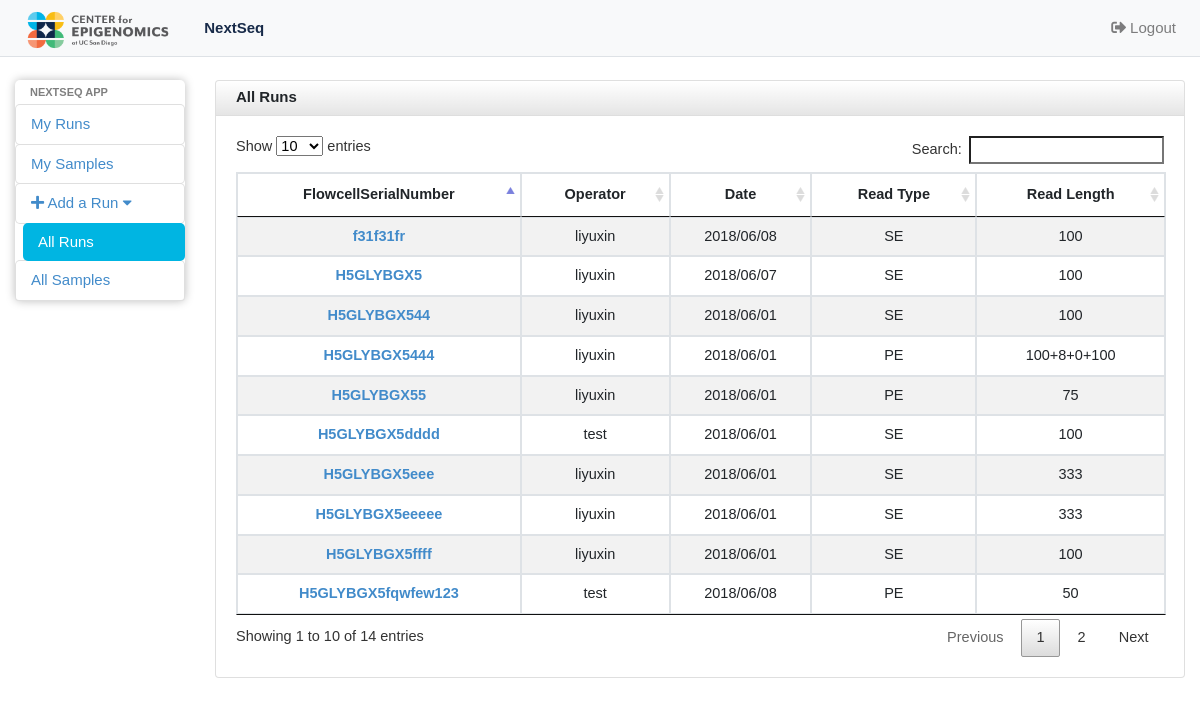
Page /nextseq_app/allruns/ (signed in) on the earlier database version.
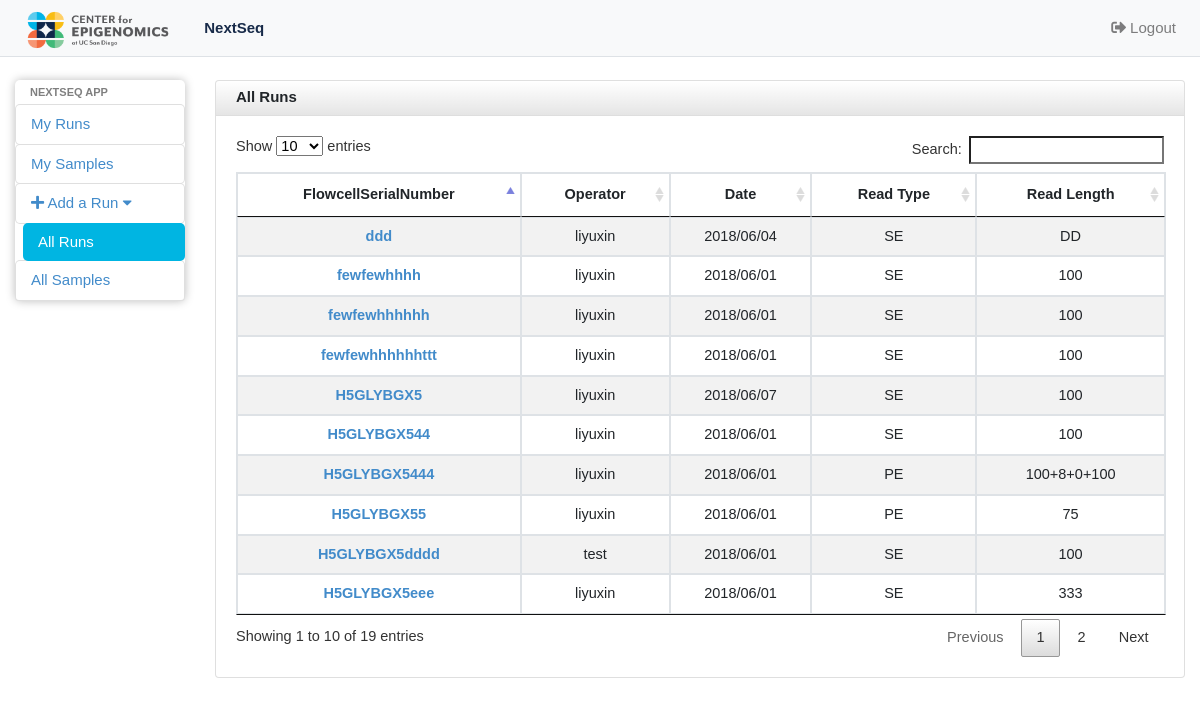
Same page on the later database version.
### nextseq_app/models.py (models this page shows, shortened)
class RunInfo(models.Model):
	Flowcell_ID  = models.CharField(max_length=200,unique=True, help_text='Please enter the FlowcellSerialNumber, like H5GLYBGX5')
	operator = models.ForeignKey(User, on_delete=models.CASCADE)
	date = models.DateField('I did this run on...',help_text='If the datepicker is not working, please enter in this form: yyyy-mm-dd, like 2018-04-03',blank=True,null=True)
	read_type_choice = (('SE','Single-end'),('PE','Paired-end'))
	read_type = models.CharField(max_length=2,choices=read_type_choice)
	read_length = models.CharField(max_length=50)
	class Meta:
		ordering = ['-date']

### nextseq_app/views.py (the view, shortened to what this page needs)
# urls.py: path('allruns/', views.HomeView.as_view(),name='allruns'),
@method_decorator(login_required, name='dispatch')
class HomeView(ListView):
	template_name = "nextseq_app/runsinfo.html"
	context_object_name = 'RunInfo_list'
	def get_queryset(self):
		queryset_list = RunInfo.objects.all()
		return queryset_list
	def get_context_data(self, **kwargs):
		context = super().get_context_data(**kwargs)
		context['number'] = self.get_queryset().count()
		return context

### nextseq_app/templates/nextseq_app/runsinfo.html (shortened to what this page needs)
{% extends 'nextseq_app/base.html' %}
{% block body %}
{% load static %}
<div id="wrapper">
  <nav class="navbar navbar-expand-lg navbar-default navbar-light bg-light fixed-top borderline">
    <a class="navbar-brand" href="#"><img alt="Charisma Logo" src="{% static 'nextseq_app/images/CFE_Brandmark-01.png' %}" class="crop" margin="-200px 0 -200px 0" width=auto height=50 /></a>
    <div class="collapse navbar-collapse" id="navbarNavDropdown">
      <ul class="navbar-nav">
        <li class="nav-item">
          <a class="nav-link active" href="{% url 'nextseq_app:userruns' %}"> NextSeq <span class="sr-only">(current)</span></a>
        </li>
      </ul>
      <ul class="navbar-nav ml-auto">
        <li class="nav-item">
          <a class="nav-link" href="{% url 'nextseq_app:logout' %}"><i class="fas fa-sign-out-alt"></i> Logout</a>
        </li>
      </ul>
    </div>
  </nav>
  <div class="container-fluid">
    <div class="row">
      <div id="sidebar" class="col-sm-2 col-md-2 col-lg-2" role="navigation">
        <div class="list-group">
          <li class="sidebar-header">Nextseq App</li>
          <a href="{% url 'nextseq_app:userruns' %}" class="list-group-item list-group-item-action-custom">My Runs</a>
          <a href="{% url 'nextseq_app:usersamples' %}" class="list-group-item list-group-item-action-custom" >My Samples</a>
          <a href="#addrun" class="list-group-item list-group-item-action-custom" data-toggle="collapse" ><i class="fas fa-plus"></i> Add a Run <i class="fa fa-caret-down"></i></a>
          <a href="{% url 'nextseq_app:allruns' %}" class="list-group-item list-group-item-action-custom active">All Runs</a>
          <a href="{% url 'nextseq_app:allsamples' %}" class="list-group-item list-group-item-action-custom" >All Samples</a>
        </div>
      </div>
      <div id="content" class="col-sm-10 col-md-10 col-lg-10">
        <div class="card">
          <div class="card-header fortable">
            All Runs
          </div>
          <div class="card-body">
            <table class="table table-sm table-striped table-bordered datatable text-center">
              <thead>
                <tr>
                  <th scope="col">FlowcellSerialNumber</th>
                  <th scope="col">Operator</th>
                  <th scope="col">Date</th>
                  <th scope="col">Read Type</th>
                  <th scope="col">Read Length</th>
                </tr>
              </thead>
              <tbody>
                {% for Run in RunInfo_list %}
                <tr>
                      <td><a href="{% url 'nextseq_app:rundetailhome' Run.pk %}"> {{ Run.Flowcell_ID }} </a></td>
                  <td>{{ Run.operator }}</td>
                  <td>{{ Run.date|date:"Y/m/d" }}</td>
                  <td>{{ Run.read_type }}</td>
                  <td>{{ Run.read_length }}</td>
                </tr>
                {% empty %}
                <li>No Runs yet.</li>
                {% endfor %}
              </tbody>
            </table>
          </div>
        </div>
      </div>
    </div>
  </div>
</div>
{% endblock %}

Differences in the rows shown:
removed RunInfo: Flowcell_ID "f31f31fr", operator "liyuxin", date "2018/06/08", read_type "SE", read_length "100"
no longer on this page (row unchanged): RunInfo: Flowcell_ID "H5GLYBGX5fqwfew123", operator "test", date "2018/06/08", read_type "PE", read_length "50"
no longer on this page (row unchanged): RunInfo: Flowcell_ID "H5GLYBGX5eeeee", operator "liyuxin", date "2018/06/01", read_type "SE", read_length "333"
no longer on this page (row unchanged): RunInfo: Flowcell_ID "H5GLYBGX5ffff", operator "liyuxin", date "2018/06/01", read_type "SE", read_length "100"
added RunInfo: Flowcell_ID "ddd", operator "liyuxin", date "2018/06/04", read_type "SE", read_length "DD"
added RunInfo: Flowcell_ID "fewfewhhhh", operator "liyuxin", date "2018/06/01", read_type "SE", read_length "100"
added RunInfo: Flowcell_ID "fewfewhhhhhh", operator "liyuxin", date "2018/06/01", read_type "SE", read_length "100"
added RunInfo: Flowcell_ID "fewfewhhhhhhttt", operator "liyuxin", date "2018/06/01", read_type "SE", read_length "100"
Other differences:
text written by a page script: "Show entries Search: Showing 1 to 10 of 14 entries Previous 1 2 Next" → "Show entries Search: Showing 1 to 10 of 19 entries Previous 1 2 Next"
